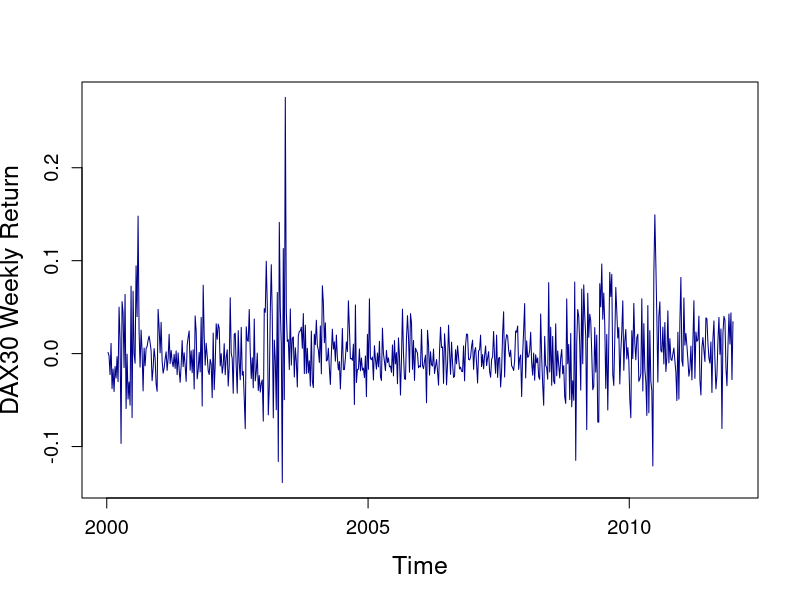

The R source for this figure:
# clear history
rm(list = ls(all = TRUE))
graphics.off()

# install/load packages
libraries = c("foreign", "stats")
lapply(libraries, function(x) if (!(x %in% installed.packages())) {
    install.packages(x)
})
lapply(libraries, library, quietly = TRUE, character.only = TRUE)

DAXall = read.csv("DAX20000101-20111231.csv")
time = seq(from = as.Date("2000-01-03"), to = as.Date("2011-12-27"), length.out = 626)
DAX = DAXall[1:626, 8]

plot(DAX ~ time, xlab = "Time", ylab = "DAX30 Weekly Return", type = "l", pch = 20, cex = 1, cex.axis = 1.2, cex.lab = 1.5, 
    lab = c(3, 3, 0), main = "", col = "blue4")

DAX1 = DAXall[2:209, 8]
DAX2 = DAXall[210:417, 8]
DAX3 = DAXall[418:626, 8]

var.test(DAX1, DAX2)
var.test(DAX2, DAX3)
var.test(DAX1, DAX3) 
